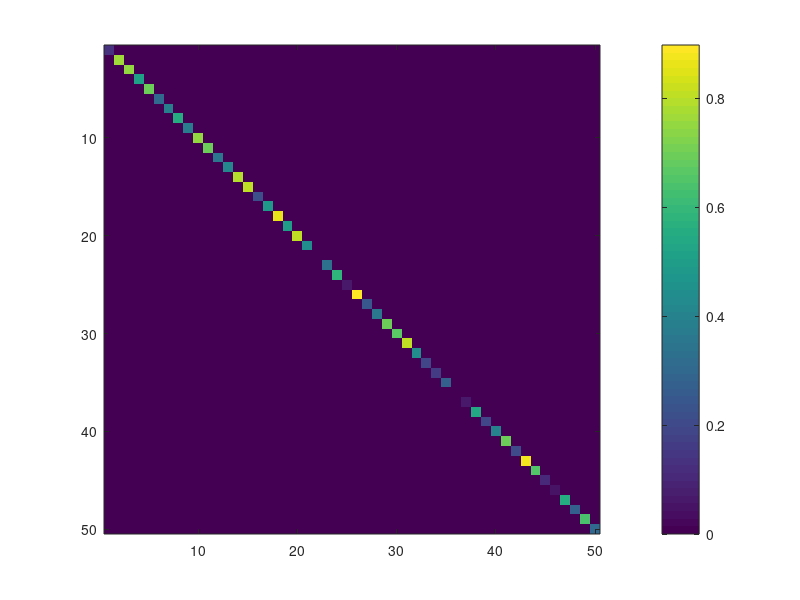

The MATLAB script that drew this image: (Note: this script raises an error after producing the figure.)

%%
N = 50;
A = diag(rand(1,N)*0.9);
B = ones(N,1);
p.num_nodes = N;
imagesc(A); colorbar; prettify
%%
g = graph_from_matrix(A);
plot(g)

%% fig2.m
%% eigendecomposition
[v,d] = eig(A);
d = diag(d);
%% make inputs with eigenvectors real, positive, & integers
scale = 10;
pats = cell(1,p.num_nodes);
dups = 0;
for i = 1 : p.num_nodes
    pats{i} = v(:,i);
    if ~isreal(d(i))
        if i < p.num_nodes &&...
                abs(d(i)) == abs(d(i+1))
            pats{i} = v(:,i) + v(:,i+1);
        elseif abs(d(i)) == abs(d(i-1))
            pats{i} = v(:,i) + v(:,i-1);
            dups = dups + 1;
        end
    end
    if find(pats{i}<0); pats{i} = -1 * pats{i}; end
    pats{i}(pats{i}<0) = 0;
    pats{i} = abs(pats{i});
    pats{i} = round(scale * pats{i});
end; clear i
%% remove duplicates
if sum(abs(pats{1} - pats{2})) > 1e-10
    d_real = d(1);
    pats_no_dup = pats(1);
else
    d_real = [];
    pats_no_dup = {};
end
for i = 2 : length(pats)
    if sum(abs(pats{i-1} - pats{i})) > 1e-10
        pats_no_dup = [pats_no_dup pats{i}];
        d_real = [d_real abs(d(i))];
    end
end; clear i
pats = pats_no_dup;
%% add patterns together
% pats_dub = cell(size(pats));
% pats_dub{1} = pats{1};
% for i = 2 : length(pats)
%     pats_dub{i} = pats{i-1} + pats{i};
% end
%%
[d_real_sort, idx] = sort(d_real,'descend');
%% equal prob
dur = 100; iter = 3e4;
probs = ones(1,length(pats)) / length(pats);
tic
% [Y,pat] = trigger_many_avalanches(A,B,pats,probs,dur,iter);
[Y,pat] = trigger_many_avalanches(A,B,pats_dub,probs,dur,iter);
toc
beep
%%
activity = squeeze(sum(Y,1))';
%% measure duration
duration = zeros(1,iter);
for i = 1 : iter
    if sum(activity(i,:)) > 0
        duration(i) = find(activity(i,:)>0,1,'last');
    else
        duration(i) = 0;
    end
end; clear i
%% mean duration
dur_mean = zeros(1,length(pats));
for i = 1 : length(pats)
    dur_mean(i) = mean(duration(pat==i));
end


%% plot distributions
thresh = 0.35;
clf; hold on
scatter(d(pat),duration,'.')
scatter(d,dur_mean,'filled','r')
lin = d.^(1:100)';
exp_dur = zeros(1,N);
for i = 1 : N
exp_dur(i) = find(lin(:,i)<thresh,1);
end
prettify; hold off

%% plot exp
t = 50;
clf; hold on
plot(d.^(0:t)','LineWidth',1.5)
plot(1:t,thresh*ones(1,t),'LineWidth',1.5)
hold off 
prettify

%% plot individual
n = 41;
t = 0:59;
clf; hold on
% read data
[c,e] = histcounts(duration(pat==n),length(t)-1);
bar(mean([e(1:end-1)' e(2:end)'],2),c/sum(c))
% plot((0:t)'.*(1-d(100).^(0:t)'),'LineWidth',1.5)
dead = (1-d(n).^t').^scale;
dead2 = (1-d(n-1).^t').^scale;
% dead = (1-d(n).^t').^scale .* (1-d(n-1).^t').^scale;
plot(t,dead,'LineWidth',1.5)
% derivative
% dead_frac = -1*d(n).^t(2:end)'.*log(d(n));
% dead_frac = -1*diff(d(n).^t');
% dead_frac = scale*(1-d(n).^t(2:end)).^(scale-1)...
%     .*-1.*d(n).^t(2:end).*log(d(n));
% dead_frac = diff(dead .* dead2);
dead_frac = diff(dead);
plot(t(2:end),dead_frac,'LineWidth',1.5)
legend({'simulated durations', 'fraction dead', 'fraction dying'},'Location',...
    'east')
hold off; prettify; title(['\lambda = ' num2str(d(n))])
sum(dead_frac' .* t(2:end))

%% predictions
pred = zeros(1,N);
t = 0:100;
for i = 1 : N
%     y = (1-d(i).^t).^scale .* (1-d(i-1).^t).^scale;
%     s = scale;
%     l1 = d(i);
%     l2 = d(i-1);
%     yp = (1-l1.^t).^s.*s.*(1-l2.^t).^(s-1).*-1.*l2.^t.*log(l2) ...
%         + (1-l2.^t).^s.*s.*(1-l1.^t).^(s-1).*-1.*l1.^t.*log(l1);
%     pred(i) = sum(yp .* t);
%     pred(i) = sum(scale .* (1-d(i).^t).^(scale-1) .* -1 .* d(i).^t .* ...
%         log(d(i)) .* t);
    dead = (1-d(i).^t').^scale;
    pred(i) = sum(diff(dead) .* t(2:end)');
end; clear i

%% plot predictions
hold on
scatter(d,pred,'g')
hold off


